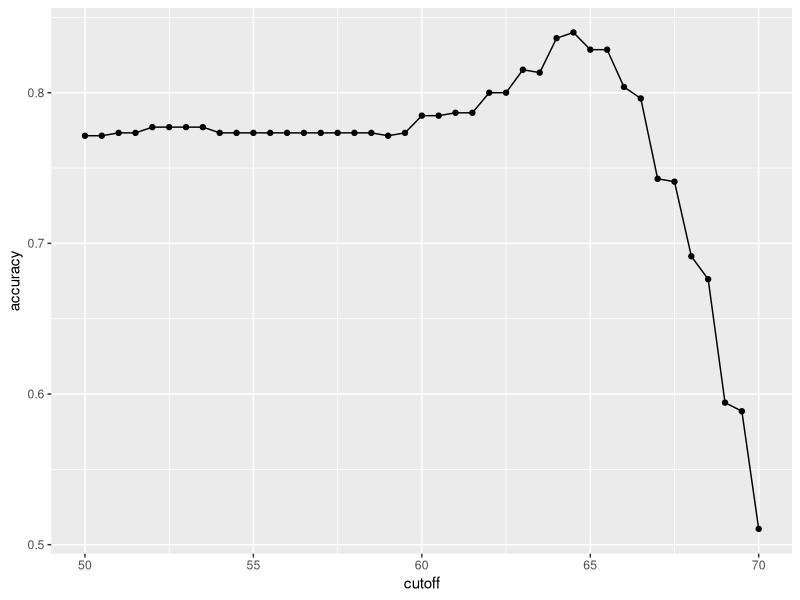
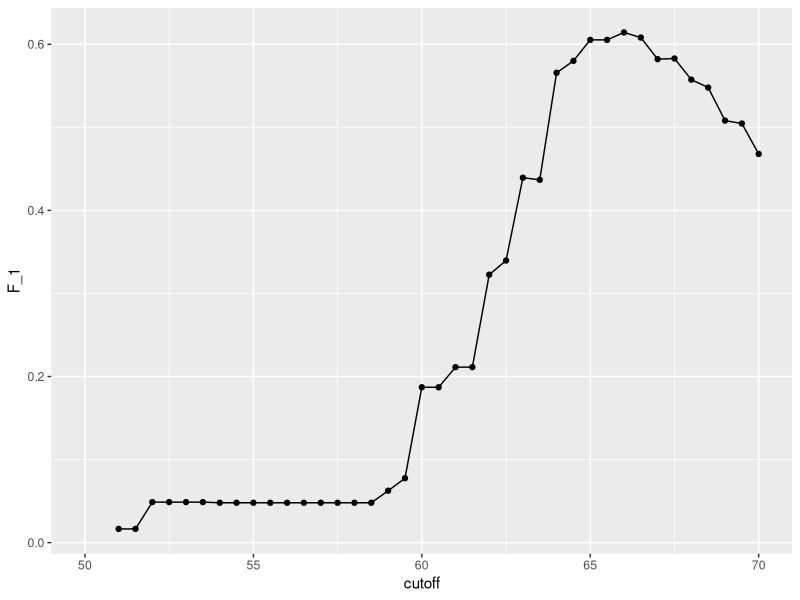

Generate these figures, in order, with R:
###Non-advanced ML algorithms to predict a category###

#Get all required R packages
library(tidyverse)
library(caret)

#Get the source data
library(dslabs)
data(heights)

#define the dependent (outcome) and indepdent variables (predictors)
y <- heights$sex
x <- heights$height

# split up data into training and test sets using caret's createDataPartition
set.seed(2, sample.kind = "Rounding") # only use seed setting for testing purposes!
test_index <- createDataPartition(y, times = 1, p = 0.5, list = FALSE) #generate indexes for randomly splitting data.
#https://topepo.github.io/caret/data-splitting.html
test_set <- heights[test_index, ] #put all rows in test_index in the test_set
train_set <- heights[-test_index, ] #put all rows apart from those in test_index in the train_set

# guess the outcome
y_hat <- sample(c("Male", "Female"), length(test_index), replace = TRUE) %>% factor(levels = levels(test_set$sex)) #create a random outcome

# compute accuracy of random guess
mean(y_hat == test_set$sex)

#find out more about the data, to use other guessing methods, such as cutoff points
heights %>% group_by(sex) %>% summarize(mean(height), sd(height)) #oh, so interesting, if height is more than 62, let's say it's a man
y_hat <- ifelse(x > 62, "Male", "Female") %>% factor(levels = levels(test_set$sex))

#how good is this accuracy of cut off point?
mean(y == y_hat)

# examine the accuracy of 10 cutoffs
cutoff <- seq(50, 70, 0.5) #create different cut-off points, with 0.5 as the steps
accuracy <- map_dbl(cutoff, function(x){
  y_hat <- ifelse(train_set$height > x, "Male", "Female") %>% 
    factor(levels = levels(test_set$sex))
  mean(y_hat == train_set$sex)
}) #take different cutoff points and do the same ifelse function as before


#visualize the accuracy levels of different cutoffs
data.frame(cutoff, accuracy) %>% 
  ggplot(aes(cutoff, accuracy)) + 
  geom_point() + 
  geom_line() 
max(accuracy)

#which cut-off has the max value in accuracy list?
best_cutoff <- cutoff[which.max(accuracy)]
best_cutoff

#use this best cutoff on our test set to see how it plays out in real life
y_hat <- ifelse(test_set$height > best_cutoff, "Male", "Female") %>% 
  factor(levels = levels(test_set$sex))
y_hat <- factor(y_hat)
mean(y_hat == test_set$sex)

# tabulate each combination of prediction and actual value to see why the accuracy is misleading!
table(predicted = y_hat, actual = test_set$sex)

#how accurate are we for the different categories?
test_set %>% 
  mutate(y_hat = y_hat) %>%
  group_by(sex) %>% 
  summarize(accuracy = mean(y_hat == sex))
prev <- mean(y == "Male")
prev #what is the prevalence of males in this dataset?

confusionMatrix(data = y_hat, reference = test_set$sex) #create confusion matris using caret
#improve the cutoffs by using F-score instead of mean accuracy
# maximize F-score
cutoff <- seq(50, 70, 0.5) #mmake them 0.5 steps
F_1 <- map_dbl(cutoff, function(x){
  y_hat <- ifelse(train_set$height > x, "Male", "Female") %>% 
    factor(levels = levels(test_set$sex))
  F_meas(data = y_hat, reference = factor(train_set$sex))
})

data.frame(cutoff, F_1) %>% #visluaze
  ggplot(aes(cutoff, F_1)) + 
  geom_point() + 
  geom_line()

max(F_1) #what'sbest

best_cutoff <- cutoff[which.max(F_1)] #make whats best the cutoff
best_cutoff

y_hat <- ifelse(test_set$height > best_cutoff, "Male", "Female") %>% 
  factor(levels = levels(test_set$sex))
sensitivity(data = y_hat, reference = test_set$sex)
specificity(data = y_hat, reference = test_set$sex)
